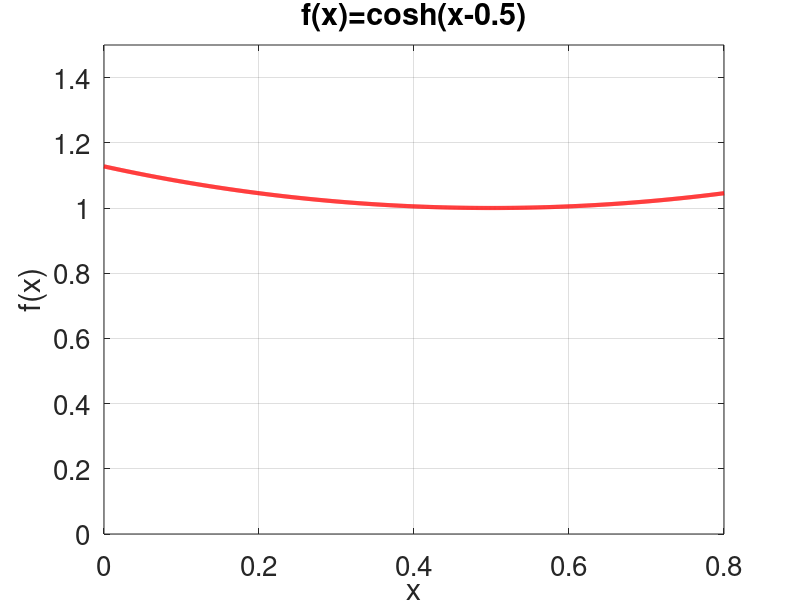

Write the MATLAB code that produced this figure. (Note: this script raises an error after producing the figure.)
% Esercizio sui metodi di quadratura

% Punto 1

clear all
close all

figure(1);
a = 0; b = 0.8;
x_dis = linspace(a,b,1000);
f = @(x) cosh(x-0.5);
f_int = @(x) pi * (cosh(x-0.5)).^2;
y_dis=f(x_dis);
plot(x_dis,y_dis, 'r', 'linewidth',3 )
% opzioni grafico
grid on
axis([a b, 0 1.5])
set(gca,'FontSize',20)
title('f(x)=cosh(x-0.5)')
xlabel('x')
ylabel('f(x)')


%% Punto 2,3,4 -> vedi funzioni allegate

%% Punto 5

N = [1:20];
V_ex = pi*((sinh(1)+sinh(3/5))/4+2/5);
V_PMC = zeros(1,N(end));
V_TC = zeros(1,N(end));
V_SC = zeros(1,N(end));
for i = N
    V_PMC(i) = pmedcomp(a,b,i,f_int);
    V_TC(i) = trapcomp(a,b,i,f_int);
    V_SC(i) = simpcomp(a,b,i,f_int);
end
figure(2);
plot(N,V_PMC,'*',N,V_TC,'o',N,V_SC,'d',N, V_ex * ones(1,20), 'linewidth', 3)
grid on
legend('Pto medio composito','Trapezio composito','Simpson composito','V', 1) 
% opzioni grafico
set(gca,'FontSize',20)
xlabel('Numero sottointervalli')
ylabel('Integrale approssimato')
title('Andamento dell` integrale approssimato')

%% Punto 6

err_PMC= abs(V_ex - V_PMC);
err_TC= abs(V_ex - V_TC);
err_SC=abs(V_ex - V_SC);
H = (b-a)./N;
figure(3);
loglog(H,err_PMC,'*',H,err_TC,'o',H,err_SC,'d',H,H.^2,H,H.^4, 'linewidth', 3)
legend('err-PMC','err-TC','err-SC','H^2','H^4', 2)
% opzioni grafico
set(gca,'FontSize',20)
xlabel('Ampiezza dei sottointervalli')
ylabel('Errore')
title('Errore di quadratura in scala logaritmica')

rapp = err_PMC ./err_TC;
disp(rapp(end-4:end))

%% Punto 7

toll=1e-5;
d2f_int = @(x) 2*pi*(2*(cosh(x - 0.5)).^2 -1);
d4f_int = @(x) 8*pi*(2*(cosh(x - 0.5)).^2 -1);
K2 = max(abs(d2f_int(x_dis)));
K4 = max(abs(d4f_int(x_dis)));
Npmc = ceil(sqrt( ((b-a)^3 *K2)/(24*toll) ) )
Ntc = ceil(sqrt( ((b-a)^3*K2)/(12*toll) ) )
Nsc = ceil( ( ((b-a)^5*K4)/(16*180*toll) )^(1/4) )

VPM = pmedcomp(a,b,Npmc,f_int);
errPMCvero = abs(V_ex - VPM)
VTC = trapcomp(a,b,Ntc,f_int);
errTCvero = abs(V_ex - VTC)
VSC = simpcomp(a,b,Nsc,f_int);
errSCvero = abs(V_ex -VSC)

%% Punto 8 -> guardare la funzione gausscomp.m

%% Punto 9

V_GC = zeros(1,N(end));
for i = N
    V_GC(i) = gausscomp(a,b,i,f_int);
end
figure(4);
plot(N,V_GC,'o',N, V_ex * ones(1,20), 'linewidth', 3)
legend('Gauss composito','V', 3)
% opzioni grafico
set(gca,'FontSize',20)
xlabel('Numero sottointervalli')
ylabel('Integrale appr.')
title('Andamento dell` integrale approssimato')

err_GC= abs(V_ex - V_GC);
figure(5);
loglog(H,err_TC,'*',H,err_GC,'o',H,err_SC,'d',H,H.^2,H,H.^4, 'linewidth', 3)
legend('err-TC','err-GC','err-SC','H^2','H^4','Location','NorthWest')
% opzioni grafico
set(gca,'FontSize',20)
xlabel('Ampiezza dei sottointervalli')
ylabel('Errore')
title('Errore di quadratura in scala logaritmica')
